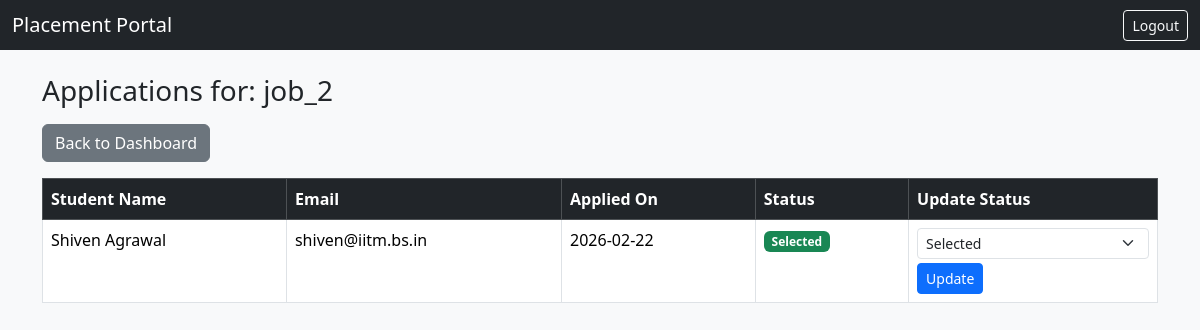
The page /company/drives/2/applications (signed in) on the database its author committed.
### dp.py (models this page shows)
class PlacementDrive(db.Model):
    __tablename__ = "placement_drives"
    id = db.Column(db.Integer, primary_key=True)
    company_id = db.Column(
        db.Integer, db.ForeignKey("companies.id"), nullable=False
    )
    job_title = db.Column(db.String(150), nullable=False)
    job_description = db.Column(db.String(2000))
    eligibility = db.Column(db.String(2000))
    deadline = db.Column(db.Date)
    status = db.Column(db.String(20), default="Pending")
    company = db.relationship("Company", backref="drives")
    applications = db.relationship("Application", backref="drive", cascade="all, delete" )

class Application(db.Model):
    __tablename__ = "applications"
    id = db.Column(db.Integer, primary_key=True)
    student_id = db.Column(
        db.Integer, db.ForeignKey("students.id"), nullable=False
    )
    drive_id = db.Column(
        db.Integer, db.ForeignKey("placement_drives.id"), nullable=False
    )
    appl_date = db.Column(db.DateTime, default=datetime.now(india_timezone))
    status = db.Column(db.String(20), default="Applied")
    student = db.relationship("Student", backref="applications")
    __table_args__ = (
        db.UniqueConstraint("student_id", "drive_id"),
    )

class Student(db.Model):
    __tablename__ = "students"
    id = db.Column(db.Integer, primary_key=True)
    user_id = db.Column(
        db.Integer, db.ForeignKey("users.id"), nullable=False
    )
    name = db.Column(db.String(100), nullable=False)
    status = db.Column(db.String(20), default="Pending")
    blacklisted = db.Column(db.Boolean, default=False)

class User(UserMixin, db.Model):
    __tablename__ = "users"
    id = db.Column(db.Integer, primary_key=True)
    email = db.Column(db.String(120), unique=True, nullable=False)
    password = db.Column(db.String(200), nullable=False)
    role = db.Column(db.String(20), nullable=False)
    student_profile = db.relationship(
        "Student", backref="user"
    )
    company_profile = db.relationship(
        "Company", backref="user"
    )

### app.py (the view)
@app.route("/company/drives/<int:drive_id>/applications")
@login_required
def view_applications(drive_id):
    if current_user.role != "company":
        abort(403)
    try:
        drive = PlacementDrive.query.get(drive_id)
    except:
        flash("Drive not found.")
        abort(404)
    user_id = current_user.id
    company = Company.query.filter_by(user_id=user_id).first()
    if not company:
        abort(403)
    if drive.company_id != company.id:
        abort(403)
    applications = drive.applications
    return render_template(
        "applications.html",
        drive=drive,
        applications=applications,
        update_status_url="/company/applications/update",
        back_url="/dashboard"
    )

### app.py (called while the page is built)
@login_manager.user_loader
def load_user(user_id):
    return User.query.get(int(user_id))

### templates/applications.html (shortened to what this page needs)
{% extends "index.html" %}
{% block content %}
<h3 class="mb-3">
    Applications for: {{ drive.job_title }}
</h3>
<a href="{{ back_url if back_url else '/dashboard' }}" class="btn btn-secondary mb-3">
    Back to Dashboard
</a>
<table class="table table-bordered">
    <thead class="table-dark">
        <tr>
            <th>Student Name</th>
            <th>Email</th>
            <th>Applied On</th>
            <th>Status</th>
            <th>Update Status</th>
        </tr>
    </thead>
    <tbody>
        {% for application in applications %}
        <tr>
            <td>{{ application.student.name }}</td>
            <td>{{ application.student.user.email }}</td>
            <td>{{ application.appl_date.strftime('%Y-%m-%d') }}</td>
            <td>
                {% if application.status == "Applied" %}
                <span class="badge bg-info">Applied</span>
                {% elif application.status == "Shortlisted" %}
                <span class="badge bg-warning">Shortlisted</span>
                {% elif application.status == "Selected" %}
                <span class="badge bg-success">Selected</span>
                {% elif application.status == "Rejected" %}
                <span class="badge bg-danger">Rejected</span>
                {% endif %}
            </td>
            <td>
                <form method="POST" action="{{ update_status_url }}/{{ application.id }}">
                    <select name="status" class="form-select form-select-sm mb-1">
                        <option value="Selected" {% if application.status == "Selected" %}selected{% endif %}>Selected</option>
                    </select>
                    <button class="btn btn-sm btn-primary">
                        Update
                    </button>
                </form>
            </td>
        </tr>
        {% else %}
        <tr>
            <td colspan="5" class="text-center">
                No applications yet
            </td>
        </tr>
        {% endfor %}
    </tbody>
</table>
{% endblock %}

### rows shown on the page
PlacementDrive: job_title "job_2"
Application: student.name "Shiven Agrawal", student.user.email "shiven@iitm.bs.in", appl_date "2026-02-22", shows "Selected", status "Selected"
